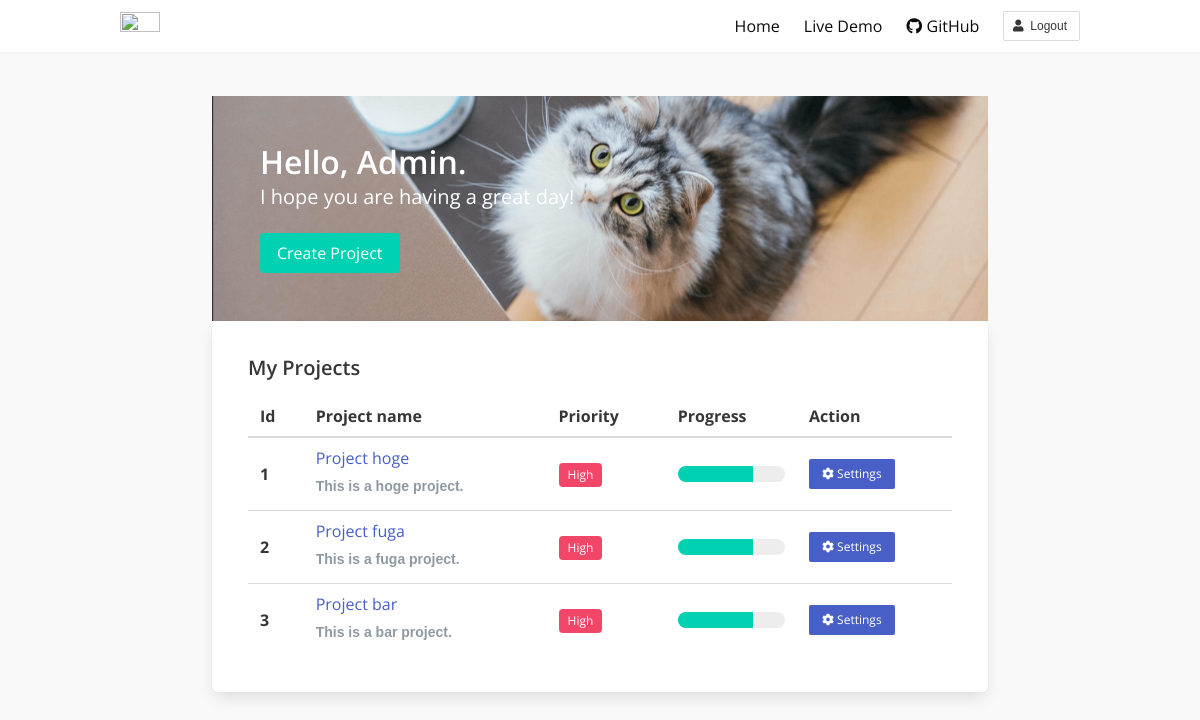
Page /projects/ (signed in) on the earlier database version.
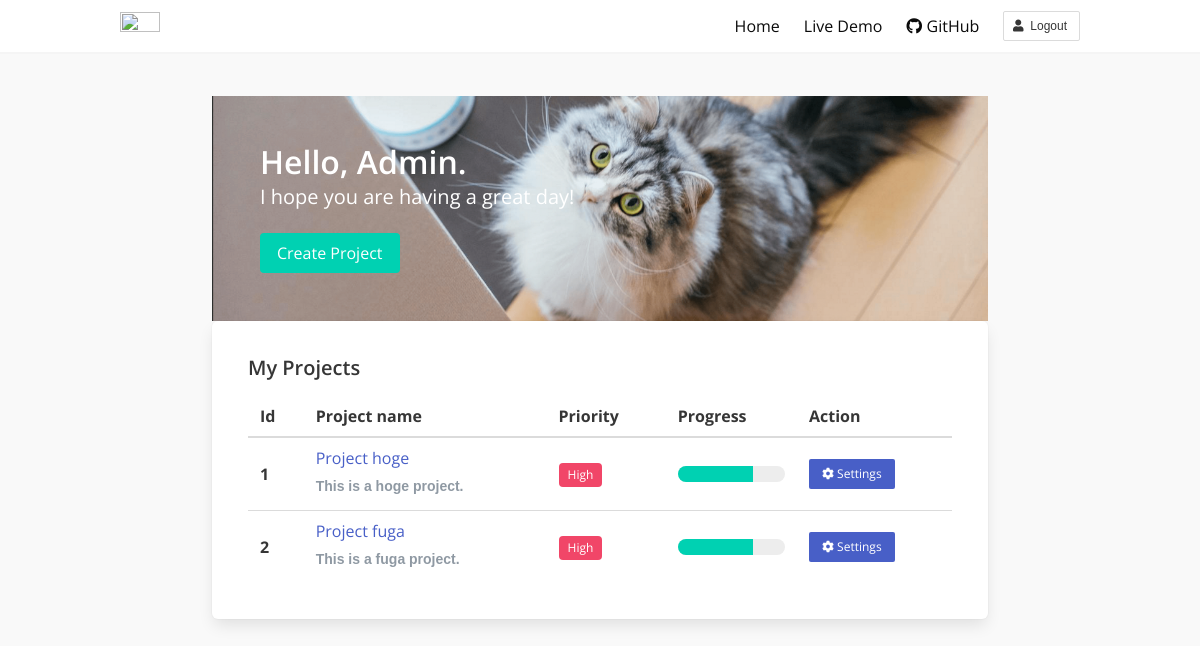
Same page on the later database version.
### server/models.py (models this page shows, shortened)
class Project(models.Model):
    name = models.CharField(max_length=100)
    description = models.TextField()
    created_at = models.DateTimeField(auto_now_add=True)
    updated_at = models.DateTimeField(auto_now=True)
    users = models.ManyToManyField(User)

### server/views.py (the view)
# urls.py: path('projects/', ProjectsView.as_view(), name='project-list'),
class ProjectsView(LoginRequiredMixin, ListView):
    model = Project
    paginate_by = 100
    template_name = 'projects.html'

### server/templates/projects.html
{% extends "base.html" %} {% load static %} {% block content %}
<section class="container" id="root">
    <div class="columns">
        <div class="column is-10 is-offset-1">
            <div class="hero project-image">
                <div class="hero-body">
                    <div class="container">
                        <h1 class="title has-text-white">
                            Hello, Admin.
                        </h1>
                        <h2 class="subtitle has-text-white">
                            I hope you are having a great day!
                        </h2>
                        <a class="button is-primary">Create Project</a>
                    </div>
                </div>
            </div>
            <div class="box content">
                <article class="post">
                    <h4>My Projects</h4>
                    <div class="media">
                        <div class="media-content">
                            <div class="content">
                                <table class="table is-hoverable">
                                    <thead>
                                        <tr>
                                            <th>Id</th>
                                            <th>Project name</th>
                                            <th>Priority</th>
                                            <th>Progress</th>
                                            <th>Action</th>
                                        </tr>
                                    </thead>
                                    <tbody>
                                        {% for project in object_list %}
                                        <tr>
                                            <th style="vertical-align:middle;">{{ forloop.counter }}</th>
                                            <td>
                                                <a href="{% url 'annotation' project.id %}">{{ project.name }}</a>
                                                <p>{{ project.description|truncatechars:50 }}</p>
                                            </td>
                                            <td style="vertical-align:middle;"><span class="tag is-danger">High</span></td>
                                            <td style="vertical-align:middle;"><progress class="progress is-primary" value="70" max="100">30%</progress></td>
                                            <td style="vertical-align:middle;">
                                                <a class="button is-link is-small" href="{% url 'project-admin' project.id %}">
                                                        <i class="fas fa-cog"></i>&nbsp;Settings
                                                </a>
                                            </td>
                                        </tr>
                                        {% endfor %}
                                    </tbody>
                                </table>
                            </div>
                        </div>
                    </div>
                </article>
            </div>
        </div>
    </div>
</section>
{% endblock %}

### server/templates/base.html (shortened to what this page needs)
{% load static %}
<!DOCTYPE html>
<html>
<head>
    <link rel="stylesheet" href="https://use.fontawesome.com/releases/v5.0.13/css/all.css"
>
    <link rel="stylesheet" href="https://cdnjs.cloudflare.com/ajax/libs/bulma/0.6.2/css/bulma.min.css"
 />
    <link rel="stylesheet" type="text/css" href="{% static 'forum.css' %}">
</head>
<body>
    <nav class="navbar is-white has-shadow">
        <div class="container">
            <div class="navbar-brand">
                <a class="navbar-item" href="{% url 'index' %}">
                    <img src="{% static 'images/logo.png' %}" width="40" height="48">
                </a>
            </div>
            <div id="topNav" class="navbar-menu">
                <div class="navbar-end">
                    <a class="navbar-item" href="{% url 'index' %}">Home</a>
                    <a class="navbar-item" href="hoge.html">Live Demo</a>
                    <a class="navbar-item" href="https://github.com/chakki-works/doccano">
                        <span class="icon is-small">
                            <i class="fab fa-github"></i>
                        </span>
                        <span>&nbsp;GitHub</span>
                    </a>
                    <div class="navbar-item">
                        <div class="field is-grouped">
                            <p class="control">
                                {% if not user.is_authenticated %}
                                <a class="button is-small is-primary is-outlined" href="{% url 'login' %}">
                                    <span class="icon">
                                        <i class="fa fa-user"></i>
                                    </span>
                                    <span>Login</span>
                                </a>
                                {% else %}
                                <a class="button is-small is-outlined" href="{% url 'logout' %}">
                                    <span class="icon">
                                        <i class="fa fa-user"></i>
                                    </span>
                                    <span>Logout</span>
                                </a>
                                {% endif %}
                            </p>
                        </div>
                    </div>
                </div>
            </div>
        </div>
    </nav>
    {% block content %} {% endblock %}
</body>
</html>

### server/static/forum.css (style rules this page uses)
html,body { font-family: 'Open Sans', serif; background: #F9F9F9; }
.container .columns { margin: 2rem 0; }
.media-content p { font-size: 14px; line-height: 2.3; font-weight: 700; color: #8F99A3; }
article.post { margin: 1rem; padding-bottom: 1rem; border-bottom: 1px solid #E6EAEE; }
article.post:last-child { padding-bottom: 0; border-bottom: none; }
p { font-family: "游ゴシック体", YuGothic, "YuGothic M", sans-serif; }
.project-image { background-image: url('/static/images/cat.png'); background-size: cover; background-repeat: no-repeat; background-position: center center; }

Differences in the rows shown:
removed Project: name "Project bar", description "This is a bar project."
